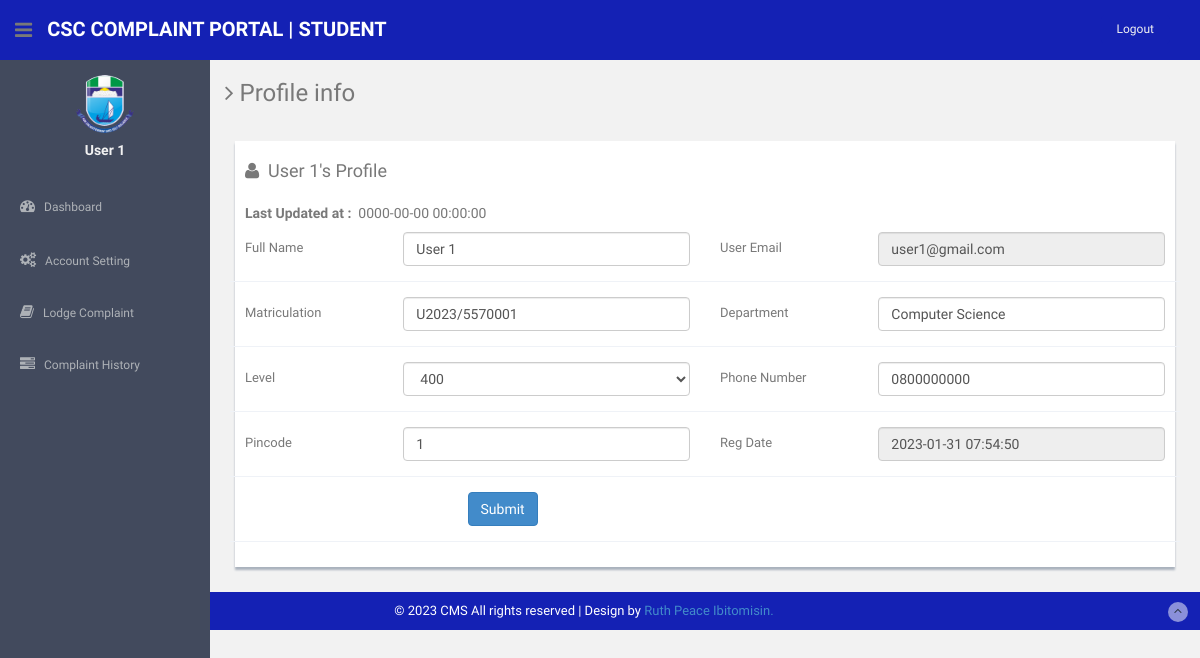
The app's page /users/profile.php (signed in) with its own data.
### tables this page shows
CREATE TABLE `users` (
  `id` int(11) NOT NULL,
  `fullName` varchar(255) DEFAULT NULL,
  `userEmail` varchar(255) DEFAULT NULL,
  `password` varchar(255) DEFAULT NULL,
  `matriculationNo` varchar(255) DEFAULT NULL,
  `department` varchar(255) DEFAULT NULL,
  `Level` varchar(255) DEFAULT NULL,
  `phonenumber` varchar(255) DEFAULT NULL,
  `pincode` int(6) DEFAULT NULL,
  `userImage` varchar(255) DEFAULT NULL,
  `regDate` timestamp NOT NULL DEFAULT current_timestamp(),
  `updationDate` timestamp NOT NULL DEFAULT '0000-00-00 00:00:00' ON UPDATE current_timestamp(),
  `status` int(1) NOT NULL
);

### users/profile.php (the view, shortened to what this page needs)
<?php
include('includes/config.php');
if(strlen($_SESSION['login'])==0)
  {
header('location:index.php');
}
else{
?>
<!DOCTYPE html>
<html lang="en">
  <head>
    <link href="assets/css/bootstrap.css" rel="stylesheet">
    <link href="assets/font-awesome/css/font-awesome.css" rel="stylesheet" />
    <link rel="stylesheet" type="text/css" href="assets/js/bootstrap-datepicker/css/datepicker.css" />
    <link rel="stylesheet" type="text/css" href="assets/js/bootstrap-daterangepicker/daterangepicker.css" />
    <link href="assets/css/style.css" rel="stylesheet">
    <link href="assets/css/style-responsive.css" rel="stylesheet">
  </head>
  <body>
  <section id="container" >
     <?php include("includes/header.php");?>
      <?php include("includes/sidebar.php");?>
      <section id="main-content">
          <section class="wrapper">
          	<h3><i class="fa fa-angle-right"></i> Profile info</h3>
          	<div class="row mt">
          		<div class="col-lg-12">
                  <div class="form-panel">
 <?php $query=mysqli_query($bd, "select * from users where userEmail='".$_SESSION['login']."'");
 while($row=mysqli_fetch_array($query))
 {
 ?>
  <h4 class="mb"><i class="fa fa-user"></i>&nbsp;&nbsp;<?php echo htmlentities($row['fullName']);?>'s Profile</h4>
    <h5><b>Last Updated at :</b>&nbsp;&nbsp;<?php echo htmlentities($row['updationDate']);?></h5>
                      <form class="form-horizontal style-form" method="post" name="profile" >
<div class="form-group">
<label class="col-sm-2 col-sm-2 control-label">Full Name</label>
<div class="col-sm-4">
<input type="text" name="fullname" required="required" value="<?php echo htmlentities($row['fullName']);?>" class="form-control" >
 </div>
<label class="col-sm-2 col-sm-2 control-label">User Email </label>
 <div class="col-sm-4">
<input type="email" name="useremail" required="required" value="<?php echo htmlentities($row['userEmail']);?>" class="form-control" readonly>
</div>
 </div>
<div class="form-group">
<label class="col-sm-2 col-sm-2 control-label">Matriculation</label>
 <div class="col-sm-4">
<input type="text" name="matriculationno" required="required" value="<?php echo htmlentities($row['matriculationNo']);?>" class="form-control">
</div>
<label class="col-sm-2 col-sm-2 control-label">Department </label>
<div class="col-sm-4">
<input type="text" name="department" required="required" value="<?php echo htmlentities($row['department']);?>" class="form-control">
</div>
</div>
<div class="form-group">
<label class="col-sm-2 col-sm-2 control-label">Level</label>
<div class="col-sm-4">
<select name="level" required="required" class="form-control">
<option value="<?php echo htmlentities($row['Level']);?>"><?php echo htmlentities($st=$row['Level']);?></option>
</select>
</div>
<label class="col-sm-2 col-sm-2 control-label">Phone Number </label>
<div class="col-sm-4">
<input type="text" name="phonenumber" required="required" value="<?php echo htmlentities($row['phonenumber']);?>" class="form-control">
</div>
</div>
<div class="form-group">
<label class="col-sm-2 col-sm-2 control-label">Pincode</label>
<div class="col-sm-4">
<input type="text" name="pincode" maxlength="6" required="required" value="<?php echo htmlentities($row['pincode']);?>" class="form-control">
</div>
<label class="col-sm-2 col-sm-2 control-label">Reg Date </label>
<div class="col-sm-4">
<input type="text" name="regdate" required="required" value="<?php echo htmlentities($row['regDate']);?>" class="form-control" readonly>
 </div>
</div>
<?php } ?>
                          <div class="form-group">
                           <div class="col-sm-10" style="padding-left:25% ">
<button type="submit" name="submit" class="btn btn-primary">Submit</button>
</div>
</div>
                          </form>
                          </div>
                          </div>
                          </div>
		</section>
      </section>
    <?php include("includes/footer.php");?>
  </section>
  </body>
</html>
<?php } ?>

### users/includes/sidebar.php (shortened to what this page needs)
<aside>
          <div id="sidebar"  class="nav-collapse ">
              <ul class="sidebar-menu" id="nav-accordion">
              	  <p class="centered"><a href="#"><img src="assets/img/favicon.png" class="img-circle" width="60"></a></p>
                   <?php $query=mysqli_query($bd, "select fullName from users where userEmail='".$_SESSION['login']."'");
 while($row=mysqli_fetch_array($query))
 {
 ?>
              	  <h5 class="centered"><?php echo htmlentities($row['fullName']);?></h5>
                  <?php } ?>
                  <li class="mt">
                      <a href="dashboard.php">
                          <i class="fa fa-dashboard"></i>
                          <span>Dashboard</span>
                      </a>
                  </li>
                  <li class="sub-menu">
                      <a href="javascript:;" >
                          <i class="fa fa-cogs"></i>
                          <span>Account Setting</span>
                      </a>
                  </li>
                  <li class="sub-menu">
                      <a href="register-complaint.php" >
                          <i class="fa fa-book"></i>
                          <span>Lodge Complaint</span>
                      </a>
                    </li>
                  <li class="sub-menu">
                      <a href="complaint-history.php" >
                          <i class="fa fa-tasks"></i>
                          <span>Complaint History</span>
                      </a>
                  </li>
              </ul>
          </div>
      </aside>

### users/assets/css/style.css (style rules this page uses)
body { color: #797979; background: #f2f2f2; font-family: 'Ruda', sans-serif; padding: 0px !important; margin: 0px !important; font-size:13px; }
ul li { list-style: none; }
a, a:hover, a:focus { text-decoration: none; outline: none; }
#container { width: 100%; height: 100%; }
.centered { text-align: center; }
.mt { margin-top: 25px; }
.mb { margin-bottom: 25px; }
#sidebar { width: 210px; height: 100%; position: fixed; background: #424a5d; }
#sidebar h5 { color: #f2f2f2; font-weight: 700; }
#sidebar ul li { position: relative; }
ul.sidebar-menu , ul.sidebar-menu li ul.sub { margin: -2px 0 0; padding: 0; }
ul.sidebar-menu { margin-top: 75px; }
ul.sidebar-menu li { margin-bottom: 5px; margin-left:10px; margin-right:10px; }
ul.sidebar-menu li.sub-menu { line-height: 15px; }
ul.sidebar-menu li a span { display: inline-block; }
ul.sidebar-menu li a { color: #aeb2b7; text-decoration: none; display: block; padding: 15px 0 15px 10px; font-size: 12px; outline: none; -webkit-transition: all 0.3s ease; -moz-transition: all 0.3s ease; -o-transition: all 0.3s ease; -ms-transition: all 0.3s ease; transition: all 0.3s ease; }
ul.sidebar-menu li a i { font-size: 15px; padding-right: 6px; }
#main-content { margin-left: 210px; }
.wrapper { display: inline-block; margin-top: 60px; padding-left: 15px; padding-right: 15px; padding-bottom: 15px; padding-top: 0px; width: 100%; }
.form-panel { background: #ffffff; margin: 10px; padding: 10px; box-shadow: 0px 3px 2px #aab2bd; text-align: left; }
label { font-weight: 400; }
.form-horizontal.style-form .form-group { border-bottom: 1px solid #eff2f7; padding-bottom: 15px; margin-bottom: 15px; }
@media (min-width: 768px) { .form-horizontal .control-label { text-align: left; } }

### records on screen
users: fullName "User 1", updationDate "0000-00-00 00:00:00", fullname "User 1", useremail "user1@gmail.com", matriculationno "U2023/5570001", department "Computer Science", level "400", phonenumber "0800000000", pincode "1", regdate "2023-01-31 07:54:50"
